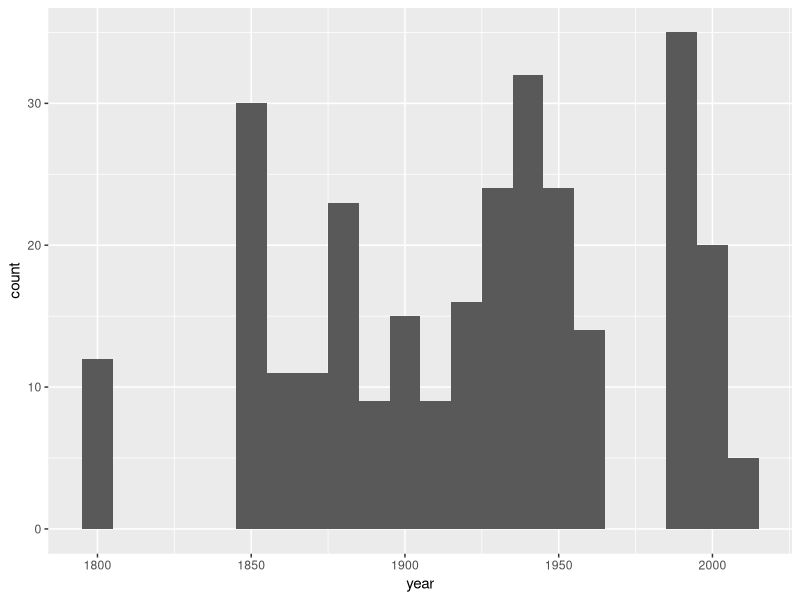
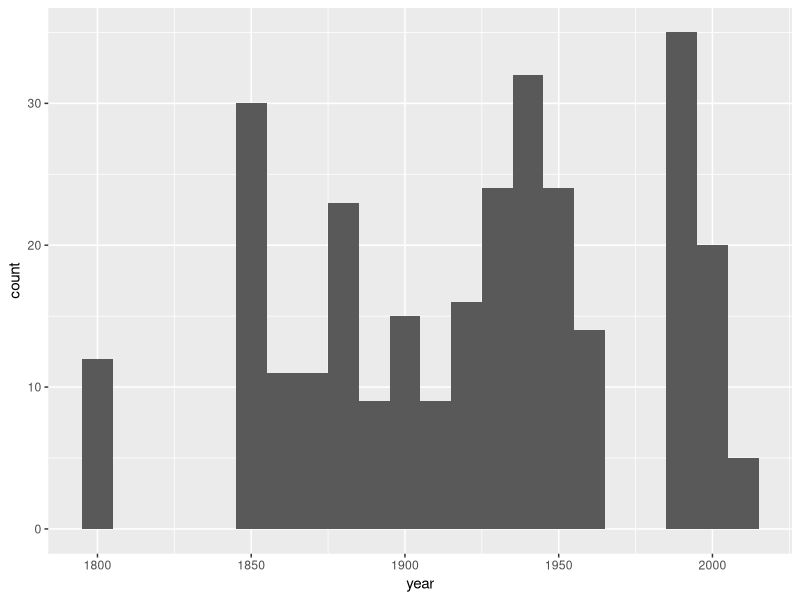

Write R code to recreate these figures, in order. (Note: this script raises an error after producing the figures.)
## ---- chunk 1
library(ggplot2)
library(xtable)
library(dplyr)
library(robust)
data <- read.csv('data/data.csv', stringsAsFactors=FALSE)
## ---- chunk 2
ggplot(data=data, aes(x=year)) + 
  geom_histogram(binwidth = 10)
ggsave('hist_of_year.png')
## ---- chunk 3
data_summary = summary(data[c('year', 'proportion', 'zipf_test')])
print(data_summary)
print.xtable(xtable(data_summary), file='data_summary.tex')
## ---- chunk 4
from.year <- lm(zipf_test ~ year, data=data)
summary(from.year)
print.xtable(xtable(summary(from.year)), file='zipf_by_year.tex')
## ---- chunk 5
from.year.rob <- lmrob(zipf_test ~ year, data=data)
summary(from.year.rob)
## ---- chunk 6
from.nineties.rob <- lmrob(zipf_test ~ year, data=data[data$year>1990, c('year', 'zipf_test')])
summary(from.nineties.rob)
## ---- chunk 7
from.moment <- lm(moment ~ year, data=data)
summary(from.moment)
print.xtable(xtable(summary(from.moment)), file='moment_by_year.tex')
## ---- chunk 8
ggplot(data=data[!is.na(data$zipf_test), c('year', 'zipf_test')][from.year.rob$rweights > 0, c('year', 'zipf_test')], aes(x=year, y=zipf_test)) + 
  geom_point() + 
  geom_abline(slope=from.year.rob$coefficients[[2]], intercept=from.year.rob$coefficients[[1]]) + 
  ylab('Zipf statistic, without outliers') +
  scale_color_discrete("model", labels=c("robust"))
ggsave('zipf_by_year.png')
## ---- chunk 9
ggplot(data=data[(!is.na(data$zipf_test) & data$year > 1990), c('year', 'zipf_test')][from.nineties.rob$rweights > 0, c('year', 'zipf_test')], aes(x=year, y=zipf_test)) + 
  geom_point() + 
  geom_abline(slope=from.nineties.rob$coefficients[[2]], intercept=from.nineties.rob$coefficients[[1]]) + 
  ylab('Zipf statistic, without outliers')
ggsave('zipf_from_1990.png')
## ---- chunk 10
ggplot(data=data[!is.na(data$moment), c('year', 'moment')], aes(x=year, y=moment)) + 
  geom_point() + 
  geom_abline(slope=from.moment$coefficients[[2]], intercept=from.moment$coefficients[[1]]) + 
  ylab('Generality') +
ggsave('moment_by_year.png')
